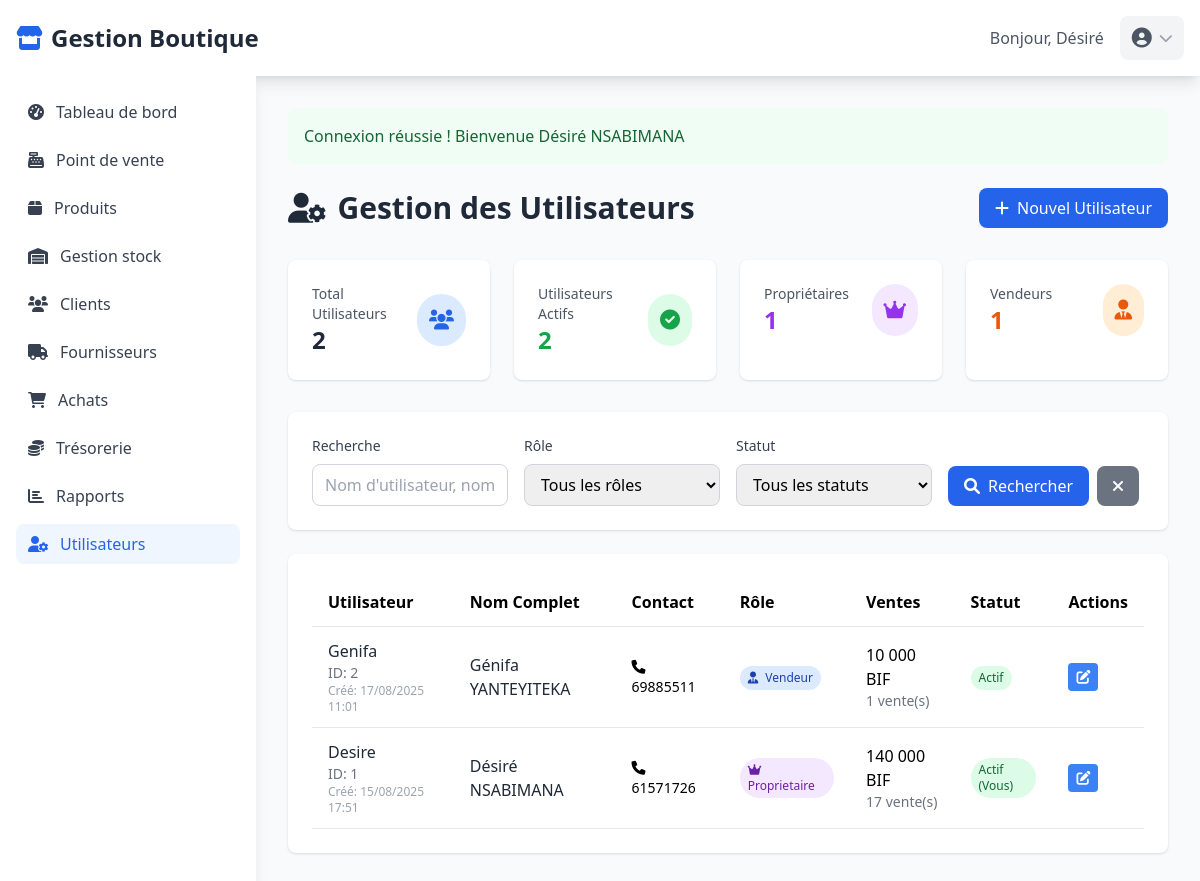
The page /utilisateurs.php (signed in) on the database its author committed.
### tables this page shows
CREATE TABLE `utilisateurs` (
  `id_utilisateur` int(11) NOT NULL,
  `nom_utilisateur` varchar(50) NOT NULL,
  `mot_de_passe` text NOT NULL,
  `role` enum('proprietaire','vendeur') NOT NULL DEFAULT 'vendeur',
  `email` text NOT NULL,
  `nom` varchar(100) NOT NULL,
  `prenom` varchar(100) NOT NULL,
  `telephone` varchar(20) DEFAULT NULL,
  `statut` enum('actif','inactif') DEFAULT 'actif',
  `reset_token` text NOT NULL,
  `reset_expires` text NOT NULL,
  `date_creation` timestamp NOT NULL DEFAULT current_timestamp(),
  `derniere_connexion` datetime NOT NULL
);

### utilisateurs.php (the view, shortened to what the rows shown need)
<?php
require_once 'config.php';
$db = Database::getInstance();
$user = getCurrentUser();
$where_conditions = ['1=1'];
$params = [];
$where_clause = implode(' AND ', $where_conditions);
$utilisateurs = $db->fetchAll("
    SELECT u.*,
           COUNT(v.id_vente) as nombre_ventes,
           COALESCE(SUM(v.montant_total_ttc), 0) as total_ventes
    FROM utilisateurs u
    LEFT JOIN ventes v ON u.id_utilisateur = v.id_utilisateur AND v.statut = 'validee'
    WHERE $where_clause
    GROUP BY u.id_utilisateur
    ORDER BY u.date_creation DESC
", $params);
?>
<!DOCTYPE html>
<html lang="fr">
<head>
    <script src="https://cdn.tailwindcss.com"></script>
    <link href="https://cdnjs.cloudflare.com/ajax/libs/font-awesome/6.0.0/css/all.min.css" rel="stylesheet">
</head>
<body class="bg-gray-50">
    <nav class="bg-white shadow-lg">
        <div class="max-w-7xl mx-auto px-4">
            <div class="flex justify-between items-center py-4">
                <div class="flex items-center space-x-4">
                    <h1 class="text-2xl font-bold text-gray-800">
                        <i class="fas fa-store text-blue-600 mr-2"></i><?= APP_NAME ?>
                    </h1>
                </div>
                <div class="flex items-center space-x-4">
                    <span class="text-gray-600">Bonjour, <?= htmlspecialchars($user['prenom']) ?></span>
                    <div class="relative">
                        <button id="userMenuButton" class="flex items-center space-x-2 bg-gray-100 rounded-lg px-3 py-2 hover:bg-gray-200">
                        </button>
                    </div>
                </div>
            </div>
        </div>
    </nav>
    <div class="flex">
        <div class="flex-1 p-8">
            <div class="flex justify-between items-center mb-8">
                <h1 class="text-3xl font-bold text-gray-800">
                    <i class="fas fa-user-cog mr-3"></i>Gestion des Utilisateurs
                </h1>
            </div>
            <div class="bg-white rounded-lg shadow">
                <div class="p-6">
                    <div class="overflow-x-auto">
                        <table class="w-full table-auto">
                            <thead>
                                <tr class="border-b">
                                    <th class="text-left py-3 px-4">Utilisateur</th>
                                    <th class="text-left py-3 px-4">Nom Complet</th>
                                    <th class="text-left py-3 px-4">Contact</th>
                                    <th class="text-left py-3 px-4">Rôle</th>
                                    <th class="text-left py-3 px-4">Ventes</th>
                                    <th class="text-left py-3 px-4">Statut</th>
                                    <th class="text-left py-3 px-4">Actions</th>
                                </tr>
                            </thead>
                            <tbody>
                                <?php if (empty($utilisateurs)): ?>
                                    <tr>
                                        <td colspan="7" class="text-center py-8 text-gray-500">
                                            <i class="fas fa-users text-4xl mb-4"></i>
                                            <p>Aucun utilisateur trouvé</p>
                                        </td>
                                    </tr>
                                <?php else: ?>
                                    <?php foreach ($utilisateurs as $utilisateur): ?>
                                        <tr class="border-b hover:bg-gray-50">
                                            <td class="py-3 px-4">
                                                <div>
                                                    <p class="font-medium text-gray-800"><?= htmlspecialchars($utilisateur['nom_utilisateur']) ?></p>
                                                    <p class="text-sm text-gray-500">ID: <?= $utilisateur['id_utilisateur'] ?></p>
                                                    <p class="text-xs text-gray-400">Créé: <?= formatDate($utilisateur['date_creation']) ?></p>
                                                </div>
                                            </td>
                                            <td class="py-3 px-4">
                                                <p class="font-medium text-gray-800"><?= htmlspecialchars($utilisateur['prenom'] . ' ' . $utilisateur['nom']) ?></p>
                                            </td>
                                            <td class="py-3 px-4">
                                                <?php if ($utilisateur['telephone']): ?>
                                                    <p class="text-sm"><i class="fas fa-phone mr-2"></i><?= htmlspecialchars($utilisateur['telephone']) ?></p>
                                                <?php else: ?>
                                                    <p class="text-sm text-gray-400">Non renseigné</p>
                                                <?php endif; ?>
                                            </td>
                                            <td class="py-3 px-4">
                                                <span class="inline-block px-2 py-1 text-xs rounded-full
                                                    <?= $utilisateur['role'] === 'proprietaire' ? 'bg-purple-100 text-purple-800' : 'bg-blue-100 text-blue-800' ?>">
                                                    <i class="fas <?= $utilisateur['role'] === 'proprietaire' ? 'fa-crown' : 'fa-user-tie' ?> mr-1"></i>
                                                    <?= ucfirst($utilisateur['role']) ?>
                                                </span>
                                            </td>
                                            <td class="py-3 px-4">
                                                <div>
                                                    <p class="font-medium"><?= formatMoney($utilisateur['total_ventes']) ?></p>
                                                    <p class="text-sm text-gray-500"><?= $utilisateur['nombre_ventes'] ?> vente(s)</p>
                                                </div>
                                            </td>
                                            <td class="py-3 px-4">
                                                <?php if ($utilisateur['id_utilisateur'] != $user['id_utilisateur']): ?>
                                                    <form method="POST" style="display: inline;">
                                                        <button type="submit" class="inline-block px-2 py-1 text-xs rounded-full
                                                            <?= $utilisateur['statut'] === 'actif' ? 'bg-green-100 text-green-800 hover:bg-green-200' : 'bg-gray-100 text-gray-800 hover:bg-gray-200' ?>">
                                                            <?= ucfirst($utilisateur['statut']) ?>
                                                        </button>
                                                    </form>
                                                <?php else: ?>
                                                    <span class="inline-block px-2 py-1 text-xs rounded-full bg-green-100 text-green-800">
                                                        <?= ucfirst($utilisateur['statut']) ?> (Vous)
                                                    </span>
                                                <?php endif; ?>
                                            </td>
                                            <td class="py-3 px-4">
                                                <div class="flex space-x-2">
                                                    <button onclick="editUtilisateur(<?= htmlspecialchars(json_encode($utilisateur)) ?>)"
                                                            class="bg-blue-500 text-white px-2 py-1 rounded text-sm hover:bg-blue-600">
                                                        <i class="fas fa-edit"></i>
                                                    </button>
                                                </div>
                                            </td>
                                        </tr>
                                    <?php endforeach; ?>
                                <?php endif; ?>
                            </tbody>
                        </table>
                    </div>
                </div>
            </div>
        </div>
    </div>
</body>
</html>

### rows shown on the page
utilisateurs: prenom "Désiré", nom_utilisateur "Desire", id_utilisateur "1", date_creation "15/08/2025 17:51", prenom+nom "Désiré NSABIMANA", telephone "61571726", role "Proprietaire", total_ventes "140 000 BIF", nombre_ventes "17", statut "Actif"
utilisateurs: nom_utilisateur "Genifa", id_utilisateur "2", date_creation "17/08/2025 11:01", prenom+nom "Génifa YANTEYITEKA", telephone "69885511", role "Vendeur", total_ventes "10 000 BIF", nombre_ventes "1", statut "Actif"

### other values the page prints
APP_NAME "Gestion Boutique"
$flash['message'] "Connexion réussie ! Bienvenue Désiré NSABIMANA"
$stats_utilisateurs['total_utilisateurs'] "2"
$stats_utilisateurs['utilisateurs_actifs'] "2"
$stats_utilisateurs['proprietaires'] "1"
$stats_utilisateurs['vendeurs'] "1"
